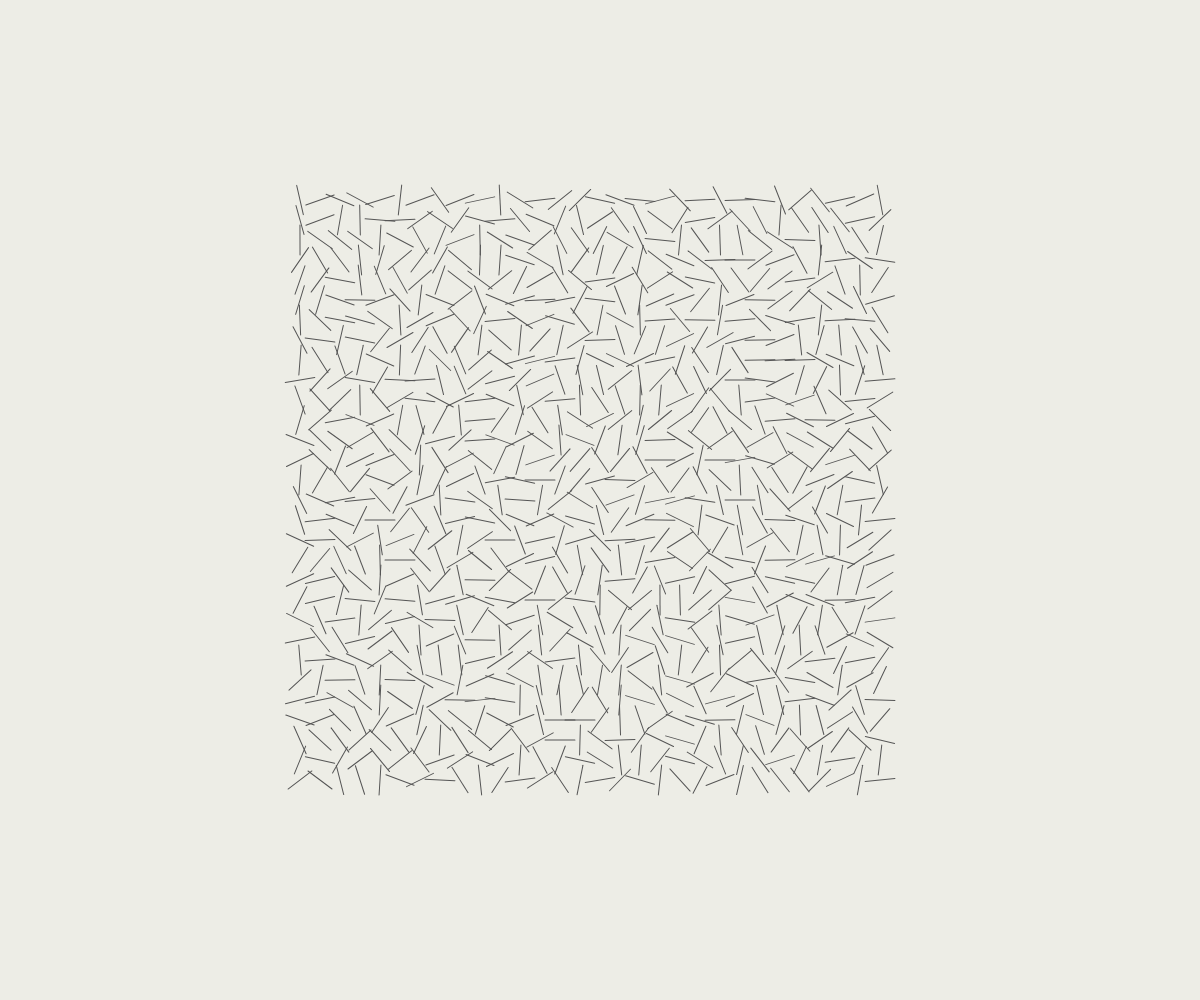
Frame 1 (no input)
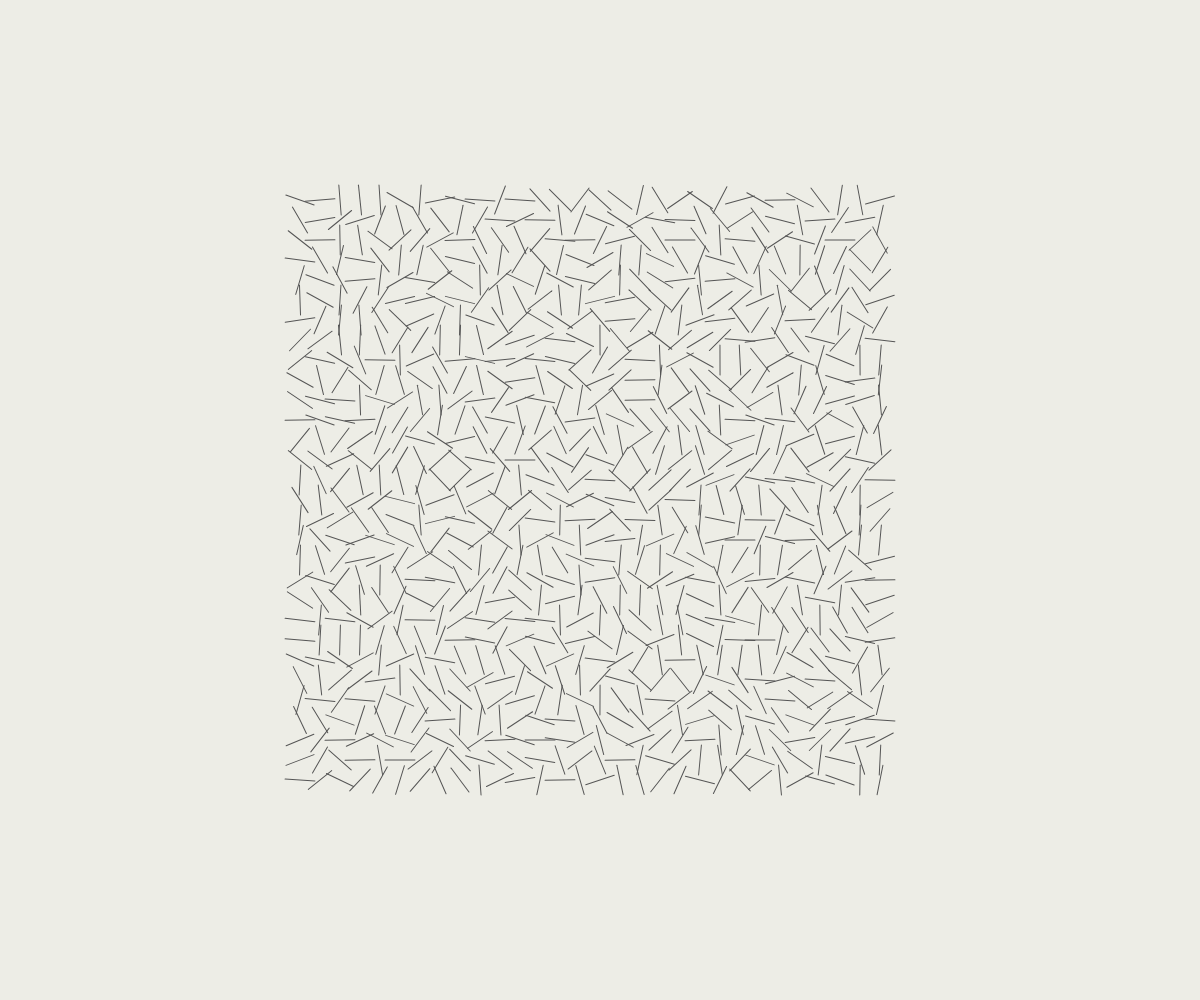
Frame 2 (the mouse pressed at the canvas centre, redrawn once)

The p5.js sketch that drew these frames (run headless with seeded random() and noise() and a simulated clock; the mouse was pressed at the canvas centre and the sketch redrawn once):

// p5.js sketch
// ── sketch.js
var c;

var N_XY = 30;
var GRID_MARGIN = 20;
var GRID_START_X = 0;
var GRID_START_Y = 0;
var LINE_LENGTH = 30;
var STROKE_WEIGHT = 1;
var STROKE_COLOR = '#555';
var BACKGROUND_COLOR = '#EDEDE6';

// -------------
// Setup
// -------------
function setup() {
  c = createCanvas(windowWidth, windowHeight);

  GRID_START_X = windowWidth / 2.0 - N_XY / 2.0 * GRID_MARGIN;
  GRID_START_Y = windowHeight / 2.0 - N_XY / 2.0 * GRID_MARGIN;

  noLoop();
}

// -------------
// Draw
// -------------
function draw() {
  background(BACKGROUND_COLOR);
  noFill();
  stroke(STROKE_COLOR);
  strokeWeight(STROKE_WEIGHT);

  for (var i = 0; i < N_XY; ++i) {
    for (var j = 0; j < N_XY; ++j) {
      push();

      translate(i * GRID_MARGIN + GRID_START_X, j * GRID_MARGIN + GRID_START_Y);
      rotate(PI * 2 * random());
      line(-LINE_LENGTH / 2.0, 0, LINE_LENGTH / 2.0, 0);


      pop();
    }
  }
}

function mouseClicked() {
  redraw();
}
